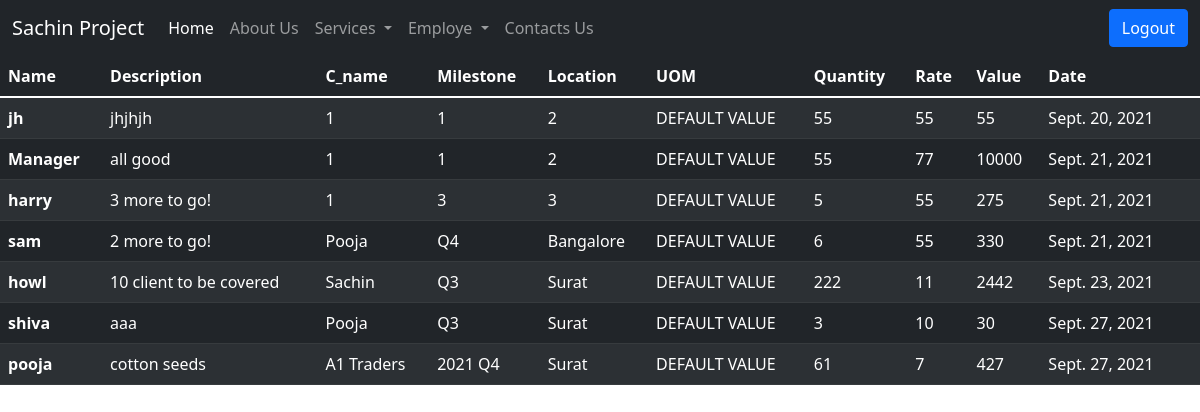
Before: /employee/viewplanning (signed in) with the older database file.
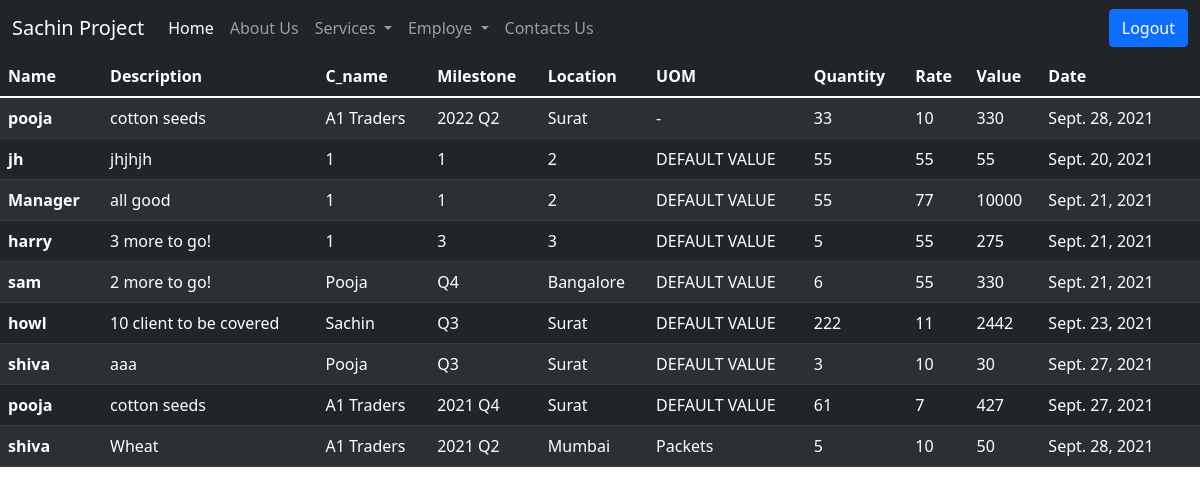
After: the same page with the newer database file.
### home/models.py (models this page shows)
class Planning(models.Model):
     name = models.TextField()
     desc = models.TextField()
     C_name= models.TextField()
     time = models.TextField()
     loc = models.TextField()
     uom = models.CharField(max_length=255, default='-')
     quantity = models.IntegerField()
     rate = models.IntegerField()
     value = models.IntegerField()
     date = models.DateField()
     def __str__(self):
         return self.name

### home/views.py (the view)
# urls.py: path('employee/viewplanning',views.employe_viewplanning,name='employe'),
@login_required(login_url="/login")
def employe_viewplanning(request):
    view_planning = Planning.objects.all().order_by("uom")
    user_wiseplanning=[]
    if not request.user.is_superuser:
        for i in view_planning:
            if i.name.lower()==request.user.username.lower():
                user_wiseplanning.append(i)
        view_planning=user_wiseplanning
    print(view_planning,'jjjjjjjjjj')
    return render(request,'viewplanning.html',locals())

### templates/viewplanning.html (shortened to what this page needs)
{% extends 'base.html' %}
{% block body %}
<table class="table table-dark table-striped ">
  <thead>
    <tr>
      <th scope="col">Name</th>
      <th scope="col">Description</th>
      <th scope="col">C_name</th>
      <th scope="col">Milestone</th>
      <th scope="col">Location</th>
      <th scope="col">UOM</th>
      <th scope="col">Quantity</th>
      <th scope="col">Rate</th>
      <th scope="col">Value</th>
      <th scope="col">Date</th>
      <th scope="col"></th>
    </tr>
  </thead>
  <tbody>
   {% for i in view_planning%}
    <tr>
      <th scope="row">{{i.name}}</th>
      <td>{{i.desc}}</td>
      <td>{{i.C_name}}</td>
      <td>{{i.time}}</td>
      <td>{{i.loc}}</td>
      <td>{{i.uom}}</td>
      <td>{{i.quantity}}</td>
      <td>{{i.rate}}</td>
      <td>{{i.value}}</td>
      <td>{{i.date}}</td>
      <td></td>
    </tr>
    {% endfor %}
  </tbody>
</table>
{% endblock body %}

### templates/base.html (shortened to what this page needs)
<!doctype html>
<html lang="en">
  <head>
    <link href="https://cdn.jsdelivr.net/npm/bootstrap@5.1.1/dist/css/bootstrap.min.css" rel="stylesheet">
  </head>
  <body>
    <nav class="navbar navbar-expand-lg navbar-dark bg-dark">
  <div class="container-fluid">
    <a class="navbar-brand" href="#">Sachin Project</a>
    <div class="collapse navbar-collapse" id="navbarSupportedContent">
      <ul class="navbar-nav me-auto mb-2 mb-lg-0">
        <li class="nav-item">
          <a class="nav-link active" aria-current="page" href="/">Home</a>
        </li>
        <li class="nav-item">
          <a class="nav-link" href="/about">About Us</a>
        </li>
        <li class="nav-item dropdown">
          <a class="nav-link dropdown-toggle" href="/services" id="navbarDropdown" role="button" data-bs-toggle="dropdown" aria-expanded="false">
            Services
          </a>
        </li>
        <li class="nav-item dropdown">
          <a class="nav-link dropdown-toggle"  id="navbarDropdown" role="button" data-bs-toggle="dropdown" aria-expanded="false">
            Employe
          </a>
        </li>
        <li class="nav-item">
          <a class="nav-link" href="/contact">Contacts Us</a>
        </li>
      </ul>
        {% if request.user.is_authenticated %}
        <a class="btn btn-primary" href="/logout" type="button">Logout</a>
        {% endif %}
    </div>
  </div>
</nav>
{% block body %} {% endblock body %}
  </body>
</html>

Changed rows visible on the page:
added Planning: name "pooja", desc "cotton seeds", C_name "A1 Traders", time "2022 Q2", loc "Surat", uom "-", quantity "33", rate "10", value "330", date "Sept. 28, 2021"
added Planning: name "shiva", desc "Wheat", C_name "A1 Traders", time "2021 Q2", loc "Mumbai", uom "Packets", quantity "5", rate "10", value "50", date "Sept. 28, 2021"
